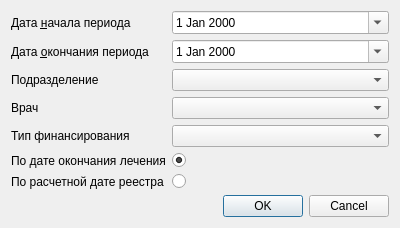
<?xml version="1.0" encoding="UTF-8"?>
<ui version="4.0">
 <class>ReportSearchUncorrectServiceEventsWithKSG</class>
 <widget class="QDialog" name="ReportSearchUncorrectServiceEventsWithKSG">
  <property name="geometry">
   <rect>
    <x>0</x>
    <y>0</y>
    <width>400</width>
    <height>209</height>
   </rect>
  </property>
  <property name="windowTitle">
   <string>Dialog</string>
  </property>
  <layout class="QFormLayout" name="formLayout">
   <property name="fieldGrowthPolicy">
    <enum>QFormLayout::AllNonFixedFieldsGrow</enum>
   </property>
   <item row="0" column="0">
    <widget class="QLabel" name="lblBegDate">
     <property name="text">
      <string>Дата &amp;начала периода</string>
     </property>
     <property name="buddy">
      <cstring>edtBegDate</cstring>
     </property>
    </widget>
   </item>
   <item row="0" column="1">
    <widget class="CDateEdit" name="edtBegDate">
     <property name="calendarPopup">
      <bool>true</bool>
     </property>
    </widget>
   </item>
   <item row="1" column="0">
    <widget class="QLabel" name="lblEndDate">
     <property name="text">
      <string>Дата &amp;окончания периода</string>
     </property>
     <property name="buddy">
      <cstring>edtEndDate</cstring>
     </property>
    </widget>
   </item>
   <item row="1" column="1">
    <widget class="CDateEdit" name="edtEndDate">
     <property name="calendarPopup">
      <bool>true</bool>
     </property>
    </widget>
   </item>
   <item row="2" column="0">
    <widget class="QLabel" name="lblOrgStructure">
     <property name="text">
      <string>Подразделение</string>
     </property>
    </widget>
   </item>
   <item row="2" column="1">
    <widget class="COrgStructureComboBox" name="cmbOrgStructure"/>
   </item>
   <item row="3" column="0">
    <widget class="QLabel" name="lblPerson">
     <property name="text">
      <string>Врач</string>
     </property>
    </widget>
   </item>
   <item row="3" column="1">
    <widget class="CPersonComboBoxEx" name="cmbPerson"/>
   </item>
   <item row="4" column="0">
    <widget class="QLabel" name="lblFinance">
     <property name="text">
      <string>Тип финансирования</string>
     </property>
    </widget>
   </item>
   <item row="4" column="1">
    <widget class="CRBComboBox" name="cmbFinance"/>
   </item>
   <item row="5" column="0">
    <widget class="QLabel" name="label">
     <property name="text">
      <string>По дате окончания лечения</string>
     </property>
    </widget>
   </item>
   <item row="5" column="1">
    <widget class="QRadioButton" name="rb1">
     <property name="text">
      <string/>
     </property>
     <property name="checked">
      <bool>true</bool>
     </property>
    </widget>
   </item>
   <item row="6" column="0">
    <widget class="QLabel" name="label_2">
     <property name="text">
      <string>По расчетной дате реестра</string>
     </property>
    </widget>
   </item>
   <item row="6" column="1">
    <widget class="QRadioButton" name="rb2">
     <property name="text">
      <string/>
     </property>
    </widget>
   </item>
   <item row="7" column="1">
    <widget class="QDialogButtonBox" name="buttonBox">
     <property name="orientation">
      <enum>Qt::Horizontal</enum>
     </property>
     <property name="standardButtons">
      <set>QDialogButtonBox::Cancel|QDialogButtonBox::Ok</set>
     </property>
    </widget>
   </item>
  </layout>
 </widget>
 <customwidgets>
  <customwidget>
   <class>COrgStructureComboBox</class>
   <extends>QComboBox</extends>
   <header>Orgs/OrgStructComboBoxes</header>
  </customwidget>
  <customwidget>
   <class>CDateEdit</class>
   <extends>QDateEdit</extends>
   <header>library/DateEdit.h</header>
  </customwidget>
  <customwidget>
   <class>CPersonComboBoxEx</class>
   <extends>QComboBox</extends>
   <header>Orgs/PersonComboBoxEx.h</header>
  </customwidget>
  <customwidget>
   <class>CRBComboBox</class>
   <extends>QComboBox</extends>
   <header>library/crbcombobox</header>
  </customwidget>
 </customwidgets>
 <resources/>
 <connections>
  <connection>
   <sender>buttonBox</sender>
   <signal>accepted()</signal>
   <receiver>ReportSearchUncorrectServiceEventsWithKSG</receiver>
   <slot>accept()</slot>
   <hints>
    <hint type="sourcelabel">
     <x>248</x>
     <y>254</y>
    </hint>
    <hint type="destinationlabel">
     <x>157</x>
     <y>274</y>
    </hint>
   </hints>
  </connection>
  <connection>
   <sender>buttonBox</sender>
   <signal>rejected()</signal>
   <receiver>ReportSearchUncorrectServiceEventsWithKSG</receiver>
   <slot>reject()</slot>
   <hints>
    <hint type="sourcelabel">
     <x>316</x>
     <y>260</y>
    </hint>
    <hint type="destinationlabel">
     <x>286</x>
     <y>274</y>
    </hint>
   </hints>
  </connection>
 </connections>
</ui>
